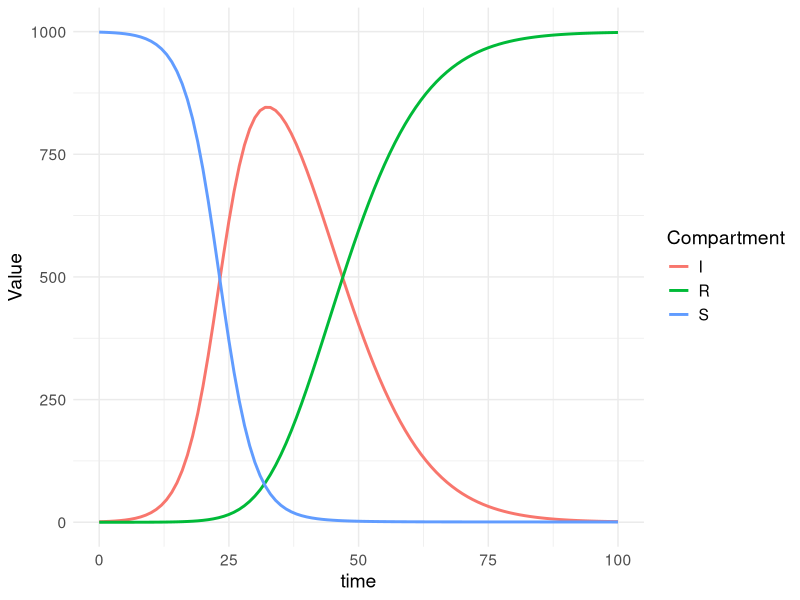

Source code (R):
library(deSolve)
library(ggplot2)
library(tidyr)

# Gamma and exponential distribution

sir_equations <- function(time, variables, parameters) {
  with(as.list(c(variables, parameters)), {
    dS <- -beta * (I1 + I2 + I3 + I4 + I5) * S
    dI1 <- (beta * (I1 + I2 + I3 + I4 + I5) * S) - (gamma * I1)
    dI2 <- (gamma * I1) - (gamma * I2)
    dI3 <- (gamma * I2) - (gamma * I3)
    dI4 <- (gamma * I3) - (gamma * I4)
    dI5 <- (gamma * I4) - (gamma * I5)
    dR <-  gamma * I5
    return(list(c(dS, dI1, dI2, dI3, dI4, dI5, dR)))
  })
}

parameters_values <- c(
  beta  = 0.0003, # infectious contact rate (/person/day)
  gamma = 0.2    # recovery rate (/day)
)

initial_values <- c(
  S = 999,  # number of susceptibles at time = 0
  I1 =  1,  # number of infectious at time = 0
  I2 = 0,
  I3 = 0,
  I4 = 0,
  I5 = 0,
  R =   0   # number of recovered (and immune) at time = 0
)

time_values <- seq(0, 100) # days

sir_values_1 <- ode(
  y = initial_values,
  times = time_values,
  func = sir_equations,
  parms = parameters_values
)

df <- as.data.frame(sir_values_1)
df$I <- rowSums(df[,grep("I", colnames(df))])
df <- df[,c("time", "S", "I", "R")]

df_plot <- gather(df, key = "Compartment", value = "Value", grep("time", colnames(df), invert = T))

ggplot(df_plot, aes(x = time, y = Value, col = Compartment)) +
  geom_line(size = 1) + 
  theme_minimal() +
  theme(text = element_text(size = 14))
